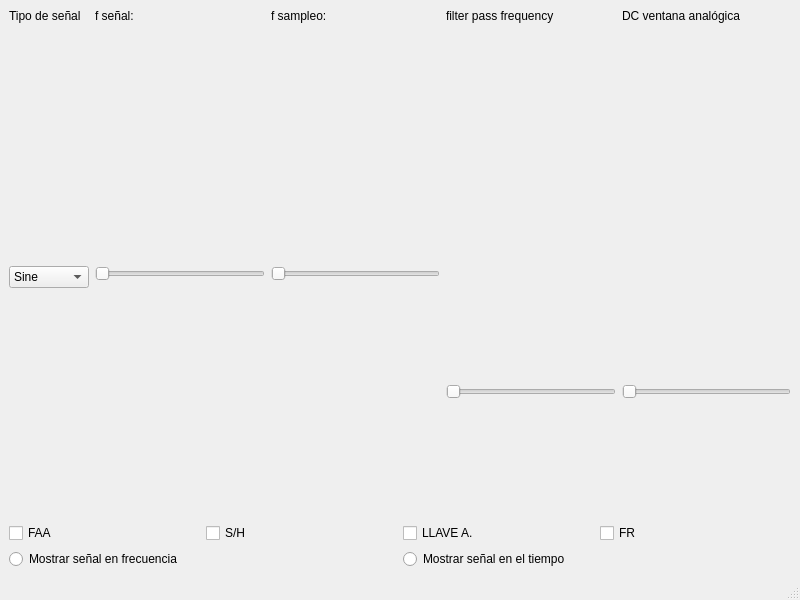
<?xml version="1.0" encoding="UTF-8"?>
<ui version="4.0">
 <class>MainWindow</class>
 <widget class="QMainWindow" name="MainWindow">
  <property name="geometry">
   <rect>
    <x>0</x>
    <y>0</y>
    <width>800</width>
    <height>600</height>
   </rect>
  </property>
  <property name="windowTitle">
   <string>MainWindow</string>
  </property>
  <widget class="QWidget" name="centralwidget">
   <layout class="QVBoxLayout" name="verticalLayout_2">
    <item>
     <layout class="QVBoxLayout" name="layout_a"/>
    </item>
    <item>
     <layout class="QHBoxLayout" name="layout_b">
      <item>
       <layout class="QVBoxLayout" name="layout_sigtype">
        <item alignment="Qt::AlignTop">
         <widget class="QLabel" name="label_3">
          <property name="text">
           <string>Tipo de señal</string>
          </property>
         </widget>
        </item>
        <item alignment="Qt::AlignTop">
         <widget class="QComboBox" name="combo_sigtype">
          <item>
           <property name="text">
            <string>Sine</string>
           </property>
          </item>
          <item>
           <property name="text">
            <string>Cosine</string>
           </property>
          </item>
          <item>
           <property name="text">
            <string>Square</string>
           </property>
          </item>
          <item>
           <property name="text">
            <string>Sawtooth</string>
           </property>
          </item>
         </widget>
        </item>
       </layout>
      </item>
      <item>
       <layout class="QVBoxLayout" name="layout_sigfreq">
        <item alignment="Qt::AlignTop">
         <widget class="QLabel" name="label_fsignal">
          <property name="text">
           <string>f señal: </string>
          </property>
         </widget>
        </item>
        <item alignment="Qt::AlignTop">
         <widget class="QSlider" name="slider_fsignal">
          <property name="orientation">
           <enum>Qt::Horizontal</enum>
          </property>
         </widget>
        </item>
       </layout>
      </item>
      <item>
       <layout class="QVBoxLayout" name="layout_samplefreq">
        <item alignment="Qt::AlignTop">
         <widget class="QLabel" name="label_fsampleo">
          <property name="text">
           <string>f sampleo: </string>
          </property>
         </widget>
        </item>
        <item alignment="Qt::AlignTop">
         <widget class="QSlider" name="slider_fsampling">
          <property name="orientation">
           <enum>Qt::Horizontal</enum>
          </property>
         </widget>
        </item>
       </layout>
      </item>
      <item>
       <layout class="QVBoxLayout" name="verticalLayout_3">
        <item alignment="Qt::AlignTop">
         <widget class="QLabel" name="label_filter">
          <property name="text">
           <string>filter pass frequency </string>
          </property>
         </widget>
        </item>
        <item alignment="Qt::AlignVCenter">
         <widget class="QSlider" name="filter_slider">
          <property name="orientation">
           <enum>Qt::Horizontal</enum>
          </property>
         </widget>
        </item>
       </layout>
      </item>
      <item>
       <layout class="QVBoxLayout" name="verticalLayout_4">
        <item alignment="Qt::AlignTop">
         <widget class="QLabel" name="label_dc">
          <property name="text">
           <string>DC ventana analógica</string>
          </property>
         </widget>
        </item>
        <item alignment="Qt::AlignVCenter">
         <widget class="QSlider" name="dc_slider">
          <property name="orientation">
           <enum>Qt::Horizontal</enum>
          </property>
         </widget>
        </item>
       </layout>
      </item>
     </layout>
    </item>
    <item>
     <layout class="QVBoxLayout" name="verticalLayout">
      <item>
       <layout class="QHBoxLayout" name="horizontalLayout">
        <item>
         <widget class="QCheckBox" name="checkBox_nodo1">
          <property name="text">
           <string>FAA</string>
          </property>
         </widget>
        </item>
        <item>
         <widget class="QCheckBox" name="checkBox_nodo2">
          <property name="text">
           <string>S/H</string>
          </property>
         </widget>
        </item>
        <item>
         <widget class="QCheckBox" name="checkBox_nodo3">
          <property name="text">
           <string>LLAVE A.</string>
          </property>
         </widget>
        </item>
        <item>
         <widget class="QCheckBox" name="checkBox_nodo4">
          <property name="text">
           <string>FR</string>
          </property>
         </widget>
        </item>
       </layout>
      </item>
      <item>
       <layout class="QHBoxLayout" name="layout_graphcoice">
        <item>
         <widget class="QRadioButton" name="radio_freq">
          <property name="text">
           <string>Mostrar señal en frecuencia</string>
          </property>
         </widget>
        </item>
        <item>
         <widget class="QRadioButton" name="radio_time">
          <property name="text">
           <string>Mostrar señal en el tiempo</string>
          </property>
         </widget>
        </item>
       </layout>
      </item>
      <item>
       <layout class="QVBoxLayout" name="layout_graph"/>
      </item>
     </layout>
    </item>
   </layout>
  </widget>
  <widget class="QStatusBar" name="statusbar"/>
 </widget>
 <resources/>
 <connections/>
</ui>
